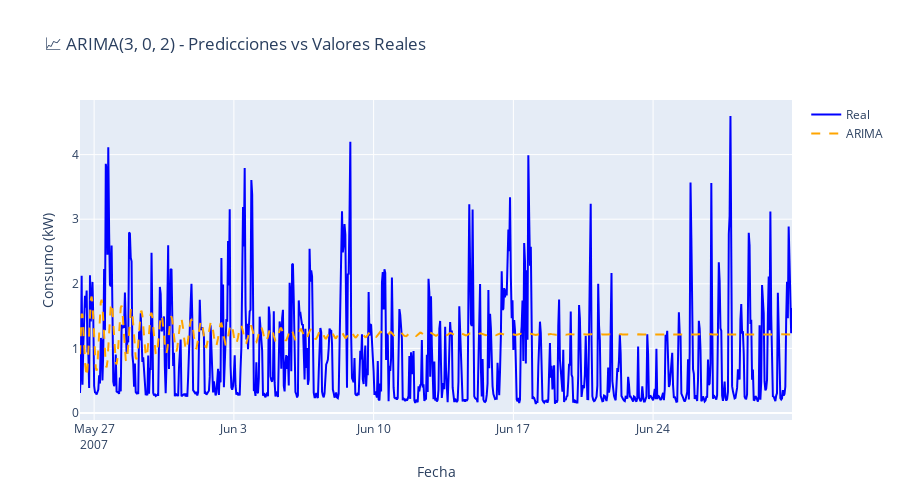

Notebook code cell kept with this figure:
### Code cell
# Visualización ARIMA vs Real
fig = go.Figure()

fig.add_trace(go.Scatter(
    x=test.index, y=test['consumption'].values,
    mode='lines', name='Real', line=dict(color='blue', width=2)
))

fig.add_trace(go.Scatter(
    x=test.index, y=test_predictions_arima.values,
    mode='lines', name='ARIMA', line=dict(color='orange', width=2, dash='dash')
))

fig.update_layout(
    title=f'📈 ARIMA{best_params} - Predicciones vs Valores Reales',
    xaxis_title='Fecha',
    yaxis_title='Consumo (kW)',
    hovermode='x unified',
    height=500
)

fig.show()

### Figure 1 — Plotly figure (JSON) as saved in the notebook; plotly's stock layout.template omitted (floating-point values rounded to 4 significant figures; data arrays with more than 128 entries replaced by an {"elided": "..."} marker saying what was removed)
{"data": [{"line": {"color": "blue", "width": 2}, "mode": "lines", "name": "Real", "type": "scatter", "x": {"elided": "857 str values"}, "y": {"elided": "857 float values"}}, {"line": {"color": "orange", "dash": "dash", "width": 2}, "mode": "lines", "name": "ARIMA", "type": "scatter", "x": {"elided": "857 str values"}, "y": {"elided": "857 float values"}}], "layout": {"height": 500, "hovermode": "x unified", "title": {"text": "📈 ARIMA(3, 0, 2) - Predicciones vs Valores Reales"}, "xaxis": {"title": {"text": "Fecha"}}, "yaxis": {"title": {"text": "Consumo (kW)"}}}}
